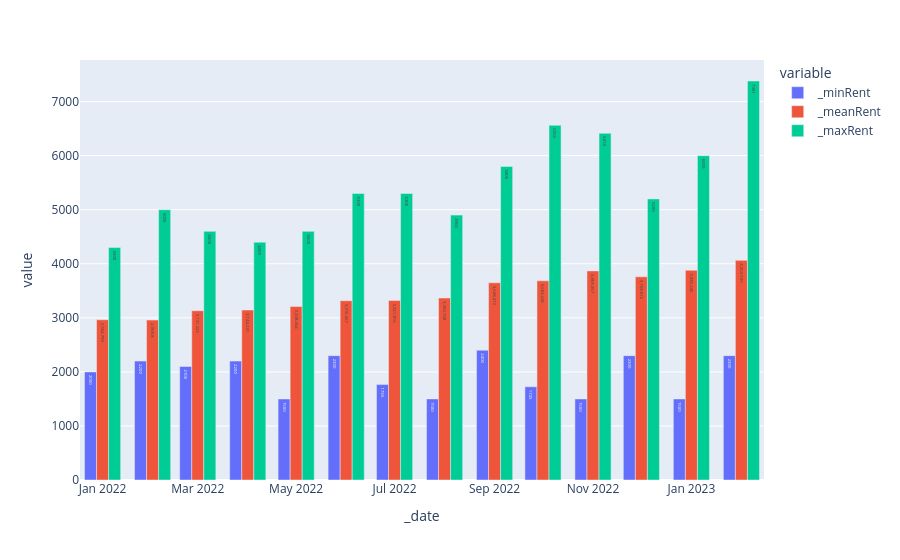

Notebook source saved alongside this figure:
### Code cell
ccr_d = [9,10,11]
g2 = pdata.query('district in @ccr_d & year>=18 & areasqft=="500-600"').groupby(['_date']).agg(
    _meanRent=('rent',np.mean),
    _minRent=('rent',np.min),
    _maxRent=('rent',np.max)
)
g2
fig = px.bar(g2, y=["_minRent","_meanRent","_maxRent"], barmode="group", text_auto=True)
fig.show()

### Figure 1 — Plotly figure (JSON) as saved in the notebook; plotly's stock layout.template omitted (floating-point values rounded to 4 significant figures)
{"data": [{"alignmentgroup": "True", "hovertemplate": "variable=_minRent<br>_date=%{x}<br>value=%{y}<extra></extra>", "legendgroup": "_minRent", "marker": {"color": "#636efa", "pattern": {"shape": ""}}, "name": "_minRent", "offsetgroup": "_minRent", "orientation": "v", "showlegend": true, "textposition": "auto", "texttemplate": "%{y}", "type": "bar", "x": ["2022-01-01T00:00:00", "2022-02-01T00:00:00", "2022-03-01T00:00:00", "2022-04-01T00:00:00", "2022-05-01T00:00:00", "2022-06-01T00:00:00", "2022-07-01T00:00:00", "2022-08-01T00:00:00", "2022-09-01T00:00:00", "2022-10-01T00:00:00", "2022-11-01T00:00:00", "2022-12-01T00:00:00", "2023-01-01T00:00:00", "2023-02-01T00:00:00"], "xaxis": "x", "y": [2000, 2200, 2100, 2200, 1500, 2300, 1765, 1500, 2400, 1725, 1500, 2300, 1500, 2300], "yaxis": "y"}, {"alignmentgroup": "True", "hovertemplate": "variable=_meanRent<br>_date=%{x}<br>value=%{y}<extra></extra>", "legendgroup": "_meanRent", "marker": {"color": "#EF553B", "pattern": {"shape": ""}}, "name": "_meanRent", "offsetgroup": "_meanRent", "orientation": "v", "showlegend": true, "textposition": "auto", "texttemplate": "%{y}", "type": "bar", "x": ["2022-01-01T00:00:00", "2022-02-01T00:00:00", "2022-03-01T00:00:00", "2022-04-01T00:00:00", "2022-05-01T00:00:00", "2022-06-01T00:00:00", "2022-07-01T00:00:00", "2022-08-01T00:00:00", "2022-09-01T00:00:00", "2022-10-01T00:00:00", "2022-11-01T00:00:00", "2022-12-01T00:00:00", "2023-01-01T00:00:00", "2023-02-01T00:00:00"], "xaxis": "x", "y": [2965.0, 2959.0, 3131.0, 3144.0, 3208.0, 3317.0, 3322.0, 3366.0, 3648.0, 3684.0, 3868.0, 3759.0, 3880.0, 4064.0], "yaxis": "y"}, {"alignmentgroup": "True", "hovertemplate": "variable=_maxRent<br>_date=%{x}<br>value=%{y}<extra></extra>", "legendgroup": "_maxRent", "marker": {"color": "#00cc96", "pattern": {"shape": ""}}, "name": "_maxRent", "offsetgroup": "_maxRent", "orientation": "v", "showlegend": true, "textposition": "auto", "texttemplate": "%{y}", "type": "bar", "x": ["2022-01-01T00:00:00", "2022-02-01T00:00:00", "2022-03-01T00:00:00", "2022-04-01T00:00:00", "2022-05-01T00:00:00", "2022-06-01T00:00:00", "2022-07-01T00:00:00", "2022-08-01T00:00:00", "2022-09-01T00:00:00", "2022-10-01T00:00:00", "2022-11-01T00:00:00", "2022-12-01T00:00:00", "2023-01-01T00:00:00", "2023-02-01T00:00:00"], "xaxis": "x", "y": [4300, 5000, 4600, 4400, 4600, 5300, 5300, 4900, 5800, 6562, 6414, 5200, 6000, 7381], "yaxis": "y"}], "layout": {"barmode": "group", "legend": {"title": {"text": "variable"}, "tracegroupgap": 0}, "margin": {"t": 60}, "xaxis": {"anchor": "y", "domain": [0, 1], "title": {"text": "_date"}}, "yaxis": {"anchor": "x", "domain": [0, 1], "title": {"text": "value"}}}}
